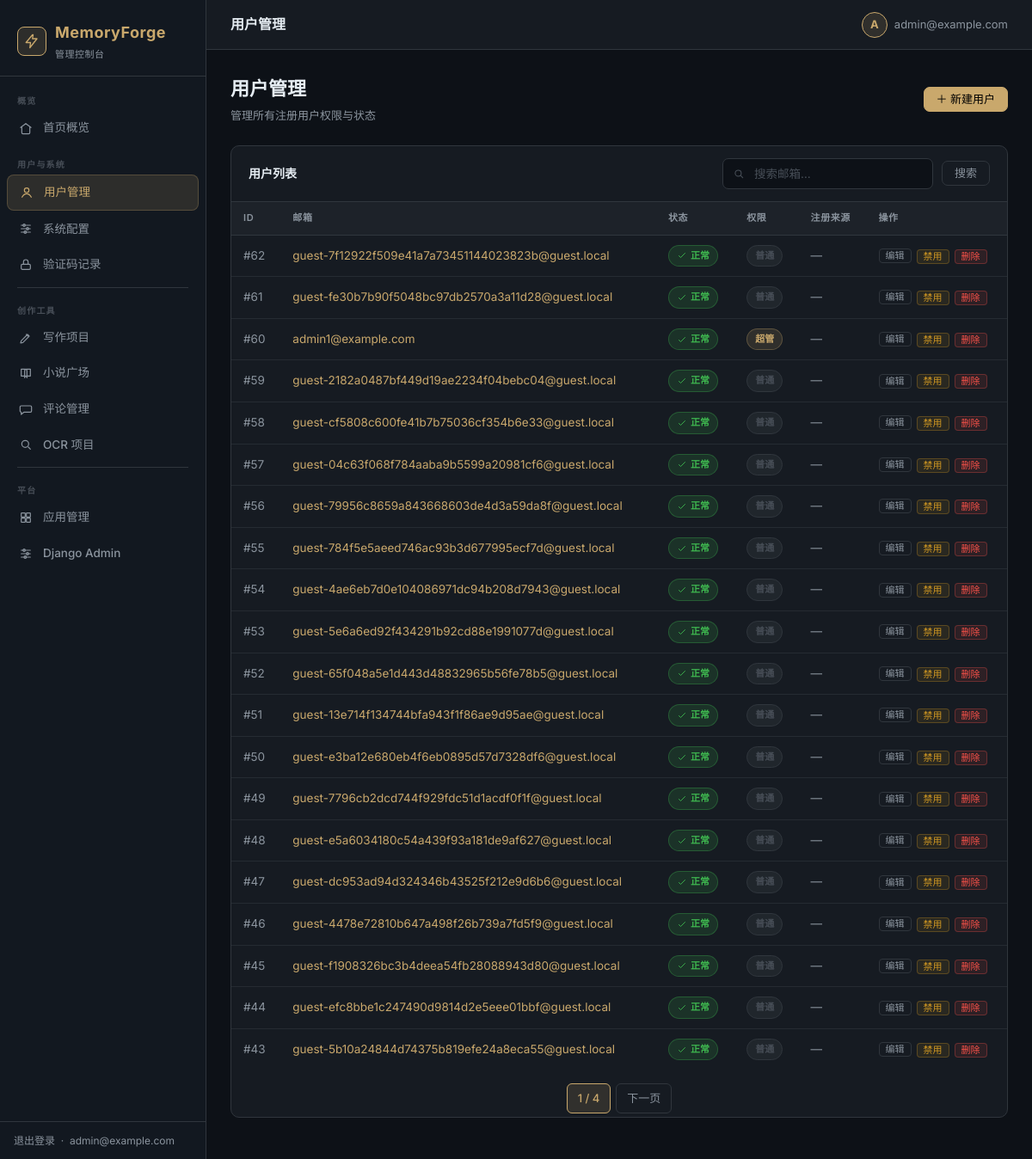
/dashboard/users/ (signed in), run on the app's committed database.
### accounts/models.py (models this page shows, shortened)
class User(AbstractBaseUser, PermissionsMixin):
    email = models.EmailField(unique=True, verbose_name='邮箱')
    is_active = models.BooleanField(default=True)
    is_staff = models.BooleanField(default=False)
    is_guest = models.BooleanField(default=False, verbose_name='是否访客')
    created_at = models.DateTimeField(auto_now_add=True)
    user_api_key = models.CharField(max_length=512, blank=True, default='', verbose_name='用户自定义API密钥')
    USERNAME_FIELD = 'email'
    REQUIRED_FIELDS = []
    objects = UserManager()
    class Meta:
        verbose_name = '用户'
        verbose_name_plural = '用户'

### dashboard/views.py (the view)
# urls.py: path('users/', views.user_list, name='user_list'),
@superuser_required
def user_list(request):
    q = request.GET.get('q', '')
    qs = User.objects.all().order_by('-id')
    if q:
        qs = qs.filter(email__icontains=q)
    paginator = Paginator(qs, 20)
    page = paginator.get_page(request.GET.get('page'))
    return render(request, 'dashboard/users.html', {
        'page_obj': page,
        'q': q,
        'active_nav': 'users',
    })

### core/context.py (called while the page is built)
def set_user(user_id):
    _local.user_id = user_id

### dashboard/views.py (called while the page is built)
def superuser_required(view_func):
    @wraps(view_func)
    @login_required(login_url='/admin/login/')
    def wrapper(request, *args, **kwargs):
        if not request.user.is_superuser:
            return HttpResponseForbidden('需要超级管理员权限')
        return view_func(request, *args, **kwargs)
    return wrapper

### templates/dashboard/users.html (shortened to what this page needs)
{% extends 'dashboard/base.html' %}
{% block page_title %}用户管理{% endblock %}
{% block content %}
<div class="page-header">
  <div class="page-header-left">
    <h1>用户管理</h1>
    <p>管理所有注册用户权限与状态</p>
  </div>
  <a href="{% url 'dashboard:user_create' %}" class="btn btn-primary">＋ 新建用户</a>
</div>
<div class="card">
  <div class="card-header">
    <h2>用户列表</h2>
    <form class="search-bar" method="get">
      <div class="search-input">
        <span class="search-icon">{% include 'dashboard/_icon.html' with name='search' size=14 %}</span>
        <input class="form-control" name="q" value="{{ q }}" placeholder="搜索邮箱…">
      </div>
      <button class="btn btn-outline" type="submit">搜索</button>
    </form>
  </div>
  <div class="table-wrap">
    <table>
      <thead>
        <tr><th>ID</th><th>邮箱</th><th>状态</th><th>权限</th><th>注册来源</th><th>操作</th></tr>
      </thead>
      <tbody>
        {% for u in page_obj %}
        <tr>
          <td class="td-muted">#{{ u.pk }}</td>
          <td><a href="{% url 'dashboard:user_edit' u.pk %}">{{ u.email }}</a></td>
          <td>
            {% if u.is_active %}<span class="badge badge-success">{% include 'dashboard/_icon.html' with name='check' size=12 %} 正常</span>
            {% else %}<span class="badge badge-danger">{% include 'dashboard/_icon.html' with name='error' size=12 %} 禁用</span>{% endif %}
          </td>
          <td>
            {% if u.is_superuser %}<span class="badge badge-accent">超管</span>
            {% elif u.is_staff %}<span class="badge badge-info">员工</span>
            {% else %}<span class="badge badge-muted">普通</span>{% endif %}
          </td>
          <td class="td-muted">
            {% if u.user_api_key %}{% include 'dashboard/_icon.html' with name='key' size=12 %} 自定义密钥{% else %}—{% endif %}
          </td>
          <td>
            <div class="action-group">
              <a href="{% url 'dashboard:user_edit' u.pk %}" class="btn btn-outline btn-xs">编辑</a>
              <form method="post" action="{% url 'dashboard:user_toggle' u.pk %}" style="display:inline">
                {% if u.is_active %}
                <button class="btn btn-warning btn-xs" type="submit" style="background:rgba(210,153,34,.1);color:#d29922;border-color:rgba(210,153,34,.3)">禁用</button>
                {% else %}
                <button class="btn btn-success btn-xs" type="submit">激活</button>
                {% endif %}
              </form>
              {% if not u == request.user %}
              <form method="post" action="{% url 'dashboard:user_delete' u.pk %}" style="display:inline"
                    onsubmit="return confirm('确定要删除用户 {{ u.email }} 吗？此操作不可撤销！')">
                <button class="btn btn-danger btn-xs" type="submit">删除</button>
              </form>
              {% endif %}
            </div>
          </td>
        </tr>
        {% empty %}
        <tr><td colspan="6"><div class="empty-state"><div class="empty-icon">{% include 'dashboard/_icon.html' with name='user' size=36 %}</div><p>暂无用户</p></div></td></tr>
        {% endfor %}
      </tbody>
    </table>
  </div>
  {% if page_obj.has_other_pages %}
  <div class="pagination">
    <span class="current">{{ page_obj.number }} / {{ page_obj.paginator.num_pages }}</span>
    {% if page_obj.has_next %}<a href="?page={{ page_obj.next_page_number }}&q={{ q }}">下一页</a>{% endif %}
  </div>
  {% endif %}
</div>
{% endblock %}

### templates/dashboard/base.html (shortened to what this page needs)
{% load static %}<!DOCTYPE html>
<html lang="zh-CN">
<head>
  <link rel="stylesheet" href="{% static 'dashboard/admin.css' %}">
</head>
<body>
<aside class="sidebar">
  <div class="sidebar-logo">
    <div class="brand">
      <div class="brand-icon">{% include 'dashboard/_icon.html' with name='bolt' size=18 %}</div>
      <div>
        <div>MemoryForge</div>
        <div class="brand-sub">管理控制台</div>
      </div>
    </div>
  </div>
  <nav class="sidebar-nav">
    <div class="sidebar-section">概览</div>
    <a href="{% url 'dashboard:index' %}" class="nav-item {% if active_nav == 'index' %}active{% endif %}">
      <span class="nav-icon">{% include 'dashboard/_icon.html' with name='home' size=16 %}</span> 首页概览
    </a>
    <div class="sidebar-section">用户与系统</div>
    <a href="{% url 'dashboard:user_list' %}" class="nav-item {% if active_nav == 'users' %}active{% endif %}">
      <span class="nav-icon">{% include 'dashboard/_icon.html' with name='user' size=16 %}</span> 用户管理
    </a>
    <a href="{% url 'dashboard:site_config' %}" class="nav-item {% if active_nav == 'config' %}active{% endif %}">
      <span class="nav-icon">{% include 'dashboard/_icon.html' with name='settings' size=16 %}</span> 系统配置
    </a>
    <a href="{% url 'dashboard:verification_codes' %}" class="nav-item {% if active_nav == 'codes' %}active{% endif %}">
      <span class="nav-icon">{% include 'dashboard/_icon.html' with name='lock' size=16 %}</span> 验证码记录
    </a>
    <div class="sidebar-divider"></div>
    <div class="sidebar-section">创作工具</div>
    <a href="{% url 'dashboard:project_list' %}" class="nav-item {% if active_nav == 'projects' %}active{% endif %}">
      <span class="nav-icon">{% include 'dashboard/_icon.html' with name='pen' size=16 %}</span> 写作项目
    </a>
    <a href="{% url 'dashboard:novel_list' %}" class="nav-item {% if active_nav == 'novels' %}active{% endif %}">
      <span class="nav-icon">{% include 'dashboard/_icon.html' with name='book' size=16 %}</span> 小说广场
    </a>
    <a href="{% url 'dashboard:comment_list' %}" class="nav-item {% if active_nav == 'comments' %}active{% endif %}">
      <span class="nav-icon">{% include 'dashboard/_icon.html' with name='chat' size=16 %}</span> 评论管理
    </a>
    <a href="{% url 'dashboard:ocr_list' %}" class="nav-item {% if active_nav == 'ocr' %}active{% endif %}">
      <span class="nav-icon">{% include 'dashboard/_icon.html' with name='search' size=16 %}</span> OCR 项目
    </a>
    <div class="sidebar-divider"></div>
    <div class="sidebar-section">平台</div>
    <a href="{% url 'dashboard:app_list' %}" class="nav-item {% if active_nav == 'apps' %}active{% endif %}">
      <span class="nav-icon">{% include 'dashboard/_icon.html' with name='grid' size=16 %}</span> 应用管理
    </a>
    <a href="/admin/" class="nav-item" target="_blank">
      <span class="nav-icon">{% include 'dashboard/_icon.html' with name='settings' size=16 %}</span> Django Admin
    </a>
  </nav>
  <div class="sidebar-footer">
    <a href="/admin/logout/">退出登录</a>
    &nbsp;·&nbsp;
    <span>{{ request.user.email }}</span>
  </div>
</aside>
<div class="main-wrap">
  <header class="topbar">
    <div class="topbar-title">{% block page_title %}管理后台{% endblock %}</div>
    <div class="topbar-right">
      <div class="topbar-user">
        <div class="avatar">{{ request.user.email|first|upper }}</div>
        <span>{{ request.user.email }}</span>
      </div>
    </div>
  </header>
  <main class="content">
    {% block content %}{% endblock %}
  </main>
</div>
</body>
</html>

### data on the page
User: user.email "admin@example.com", user.email|first "A"
User: pk "62", email "guest-7f12922f509e41a7a73451144023823b@guest.local", {{ s }} 12 (drawn), is_superuser "普通", is_active "禁用"
User: pk "61", email "guest-fe30b7b90f5048bc97db2570a3a11d28@guest.local", {{ s }} 12 (drawn), is_superuser "普通", is_active "禁用"
User: pk "60", email "admin1@example.com", {{ s }} 12 (drawn), is_superuser "超管", is_active "禁用"
User: pk "59", email "guest-2182a0487bf449d19ae2234f04bebc04@guest.local", {{ s }} 12 (drawn), is_superuser "普通", is_active "禁用"
User: pk "58", email "guest-cf5808c600fe41b7b75036cf354b6e33@guest.local", {{ s }} 12 (drawn), is_superuser "普通", is_active "禁用"
User: pk "57", email "guest-04c63f068f784aaba9b5599a20981cf6@guest.local", {{ s }} 12 (drawn), is_superuser "普通", is_active "禁用"
User: pk "56", email "guest-79956c8659a843668603de4d3a59da8f@guest.local", {{ s }} 12 (drawn), is_superuser "普通", is_active "禁用"
User: pk "55", email "guest-784f5e5aeed746ac93b3d677995ecf7d@guest.local", {{ s }} 12 (drawn), is_superuser "普通", is_active "禁用"
User: pk "54", email "guest-4ae6eb7d0e104086971dc94b208d7943@guest.local", {{ s }} 12 (drawn), is_superuser "普通", is_active "禁用"
User: pk "53", email "guest-5e6a6ed92f434291b92cd88e1991077d@guest.local", {{ s }} 12 (drawn), is_superuser "普通", is_active "禁用"
User: pk "52", email "guest-65f048a5e1d443d48832965b56fe78b5@guest.local", {{ s }} 12 (drawn), is_superuser "普通", is_active "禁用"
User: pk "51", email "guest-13e714f134744bfa943f1f86ae9d95ae@guest.local", {{ s }} 12 (drawn), is_superuser "普通", is_active "禁用"
User: pk "50", email "guest-e3ba12e680eb4f6eb0895d57d7328df6@guest.local", {{ s }} 12 (drawn), is_superuser "普通", is_active "禁用"
User: pk "49", email "guest-7796cb2dcd744f929fdc51d1acdf0f1f@guest.local", {{ s }} 12 (drawn), is_superuser "普通", is_active "禁用"
User: pk "48", email "guest-e5a6034180c54a439f93a181de9af627@guest.local", {{ s }} 12 (drawn), is_superuser "普通", is_active "禁用"
User: pk "47", email "guest-dc953ad94d324346b43525f212e9d6b6@guest.local", {{ s }} 12 (drawn), is_superuser "普通", is_active "禁用"
User: pk "46", email "guest-4478e72810b647a498f26b739a7fd5f9@guest.local", {{ s }} 12 (drawn), is_superuser "普通", is_active "禁用"
User: pk "45", email "guest-f1908326bc3b4deea54fb28088943d80@guest.local", {{ s }} 12 (drawn), is_superuser "普通", is_active "禁用"
User: pk "44", email "guest-efc8bbe1c247490d9814d2e5eee01bbf@guest.local", {{ s }} 12 (drawn), is_superuser "普通", is_active "禁用"
User: pk "43", email "guest-5b10a24844d74375b819efe24a8eca55@guest.local", {{ s }} 12 (drawn), is_superuser "普通", is_active "禁用"

### other printed values
{{ page_obj.number }} "1"
{{ page_obj.paginator.num_pages }} "4"
